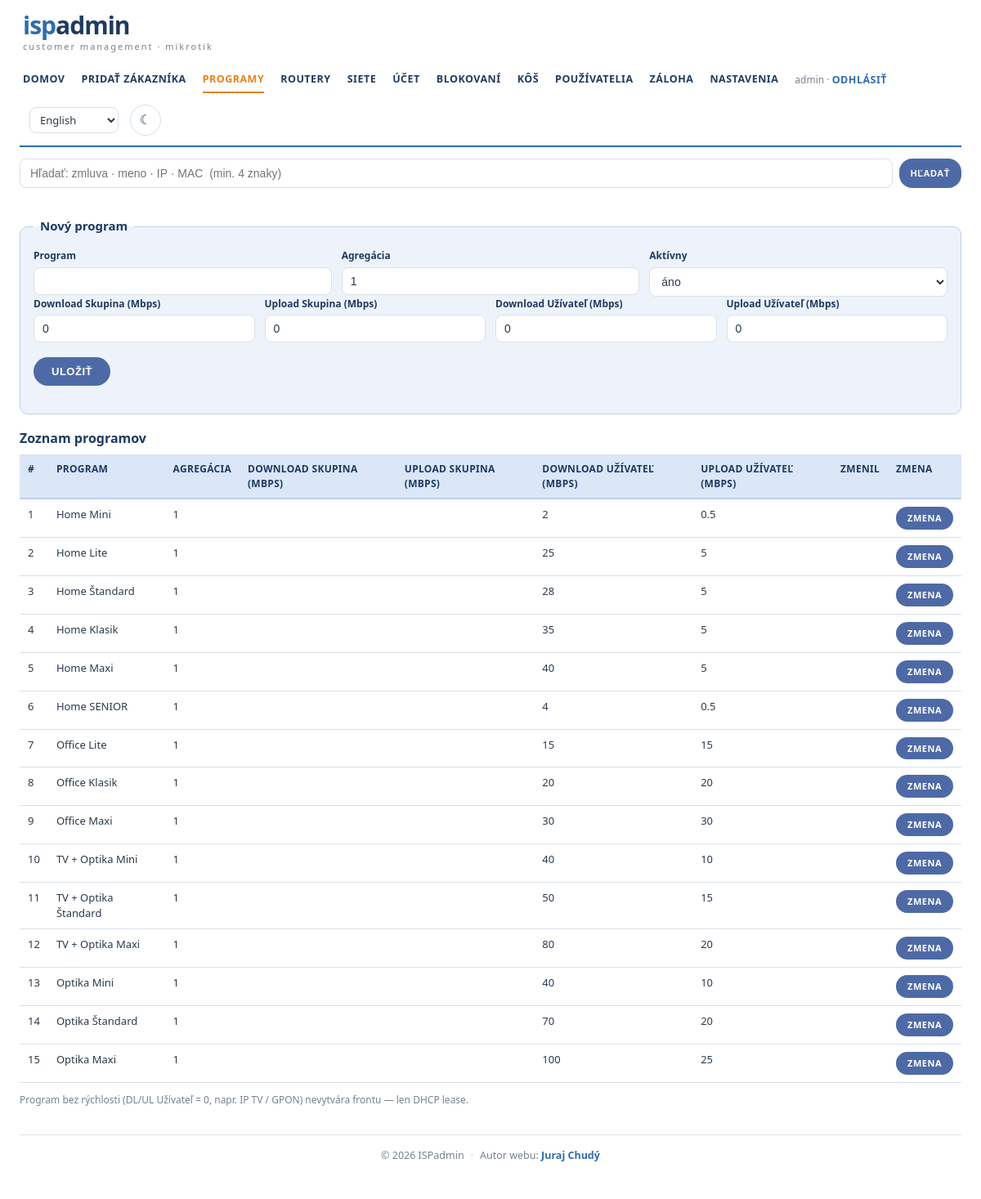
The app's page /programs.php (signed in), older data.
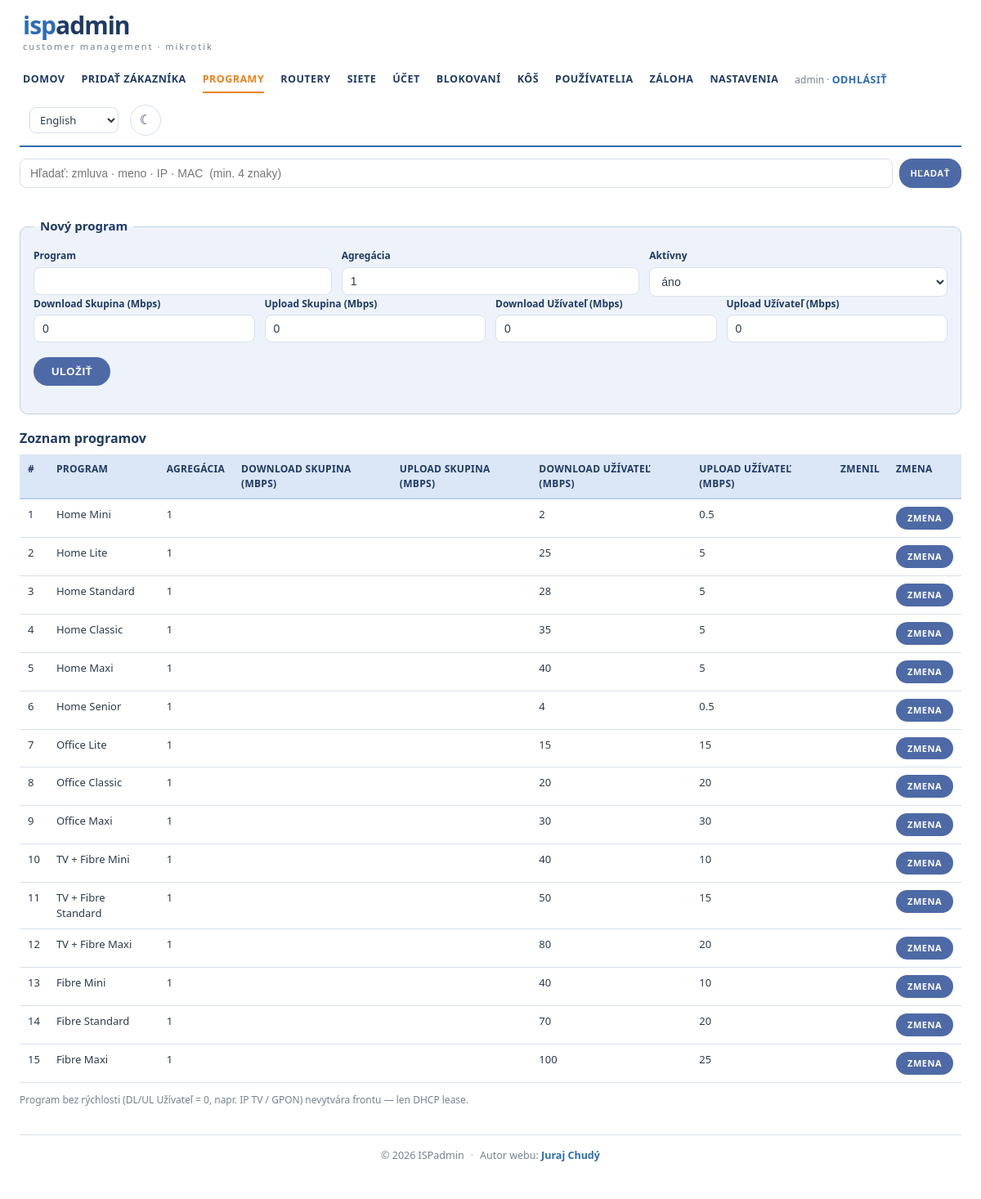
The same page, newer data.
### tables this page shows
CREATE TABLE programs (
  id INT AUTO_INCREMENT PRIMARY KEY,
  name VARCHAR(128) NOT NULL,
  aggregation INT NOT NULL DEFAULT 1,
  dl_group INT NOT NULL DEFAULT 0,
  ul_group INT NOT NULL DEFAULT 0,
  dl_user INT NOT NULL DEFAULT 0,
  ul_user INT NOT NULL DEFAULT 0,
  active TINYINT NOT NULL DEFAULT 1,
  updated_at DATETIME NULL,
  updated_by VARCHAR(64) NULL
);

### lib/auth.php (called while the page is built, shortened)
<?php
require_once __DIR__ . '/lang.php';
function current_user(): ?string
{
    return $_SESSION['user'] ?? null;
}
function h(?string $s): string
{
    return htmlspecialchars((string)$s, ENT_QUOTES, 'UTF-8');
}

### public/programs.php (the view, shortened to what this page needs)
<?php
require_once __DIR__ . '/../lib/layout.php';
$pdo = db();
function mbps($kbit): string
{
    $m = (float)$kbit / 1024;
    $s = rtrim(rtrim(number_format($m, 3, '.', ''), '0'), '.');
    return $s === '' ? '0' : $s;
}
$e = ['id' => 0, 'name' => '', 'aggregation' => 1, 'dl_group' => 0, 'ul_group' => 0,
      'dl_user' => 0, 'ul_user' => 0, 'active' => 1];
$list = $pdo->query('SELECT * FROM programs ORDER BY id')->fetchAll();
layout_header('programs.php');
?>
<fieldset class="panel">
  <legend><?= $e['id'] ? t('Upraviť program #%d', (int)$e['id']) : t('Nový program') ?></legend>
  <form method="post" action="programs.php">
    <div class="grid g3">
      <div class="cell"><label><?= t('Program') ?></label><input name="name" value="<?= h($e['name']) ?>"></div>
      <div class="cell"><label><?= t('Agregácia') ?></label><input type="number" name="aggregation" value="<?= (int)$e['aggregation'] ?>"></div>
      <div class="cell"><label><?= t('Aktívny') ?></label>
        <select name="active"><option value="1"<?= $e['active'] ? ' selected' : '' ?>><?= t('áno') ?></option>
        <option value="0"<?= $e['active'] ? '' : ' selected' ?>><?= t('nie') ?></option></select>
      </div>
    </div>
    <div class="grid g4">
      <div class="cell"><label><?= t('Download Skupina (Mbps)') ?></label><input type="number" step="0.1" min="0" name="dl_group" value="<?= mbps($e['dl_group']) ?>"></div>
      <div class="cell"><label><?= t('Upload Skupina (Mbps)') ?></label><input type="number" step="0.1" min="0" name="ul_group" value="<?= mbps($e['ul_group']) ?>"></div>
      <div class="cell"><label><?= t('Download Užívateľ (Mbps)') ?></label><input type="number" step="0.1" min="0" name="dl_user" value="<?= mbps($e['dl_user']) ?>"></div>
      <div class="cell"><label><?= t('Upload Užívateľ (Mbps)') ?></label><input type="number" step="0.1" min="0" name="ul_user" value="<?= mbps($e['ul_user']) ?>"></div>
    </div>
    <div class="btns">
      <button class="btn" type="submit"><?= t('Uložiť') ?></button>
    </div>
  </form>
</fieldset>
<div class="panel-title"><?= t('Zoznam programov') ?></div>
<table>
  <tr><th>#</th><th><?= t('Program') ?></th><th><?= t('Agregácia') ?></th><th><?= t('Download Skupina (Mbps)') ?></th><th><?= t('Upload Skupina (Mbps)') ?></th>
      <th><?= t('Download Užívateľ (Mbps)') ?></th><th><?= t('Upload Užívateľ (Mbps)') ?></th><th><?= t('Zmenil') ?></th><th><?= t('Zmena') ?></th></tr>
  <?php foreach ($list as $i => $p): ?>
  <tr<?= $p['active'] ? '' : ' style="opacity:.5"' ?>>
    <td><?= $i + 1 ?></td>
    <td><?= h($p['name']) ?></td>
    <td><?= $p['dl_user'] ? (int)$p['aggregation'] : '' ?></td>
    <td><?= $p['dl_group'] ? mbps($p['dl_group']) : '' ?></td>
    <td><?= $p['ul_group'] ? mbps($p['ul_group']) : '' ?></td>
    <td><?= $p['dl_user'] ? mbps($p['dl_user']) : '' ?></td>
    <td><?= $p['ul_user'] ? mbps($p['ul_user']) : '' ?></td>
    <td><?= h($p['updated_by']) ?><br><span class="muted"><?= h($p['updated_at']) ?></span></td>
    <td><a class="btn sm" href="programs.php?edit=<?= (int)$p['id'] ?>"><?= t('Zmena') ?></a></td>
  </tr>
  <?php endforeach; ?>
</table>
<p class="muted"><?= t('Program bez rýchlosti (DL/UL Užívateľ = 0, napr. IP TV / GPON) nevytvára frontu — len DHCP lease.') ?></p>
<?php layout_footer();

### lib/layout.php (shortened to what this page needs)
<?php
require_once __DIR__ . '/auth.php';
function layout_header(string $active = ''): void
{
    $cfg = require __DIR__ . '/../config.php';
    $user = current_user();
    $nav = [
        'index.php'     => t('Domov'),
        'customer.php'  => t('Pridať zákazníka'),
        'programs.php'  => t('Programy'),
        'routers.php'   => t('Routery'),
        'networks.php'  => t('Siete'),
        'ucet.php'      => t('Účet'),
    ];
    if (is_admin()) {
        $nav['blocked.php'] = t('Blokovaní');
        $nav['kos.php'] = t('Kôš');
        $nav['pouzivatelia.php'] = t('Používatelia');
        $nav['zaloha.php'] = t('Záloha');
        $nav['settings.php'] = t('Nastavenia');
    }
    ?><!DOCTYPE html>
<html lang="<?= h(lang_current()) ?>">
<head>
<link rel="stylesheet" href="assets/style.css">
</head>
<body>
<div class="wrap<?= $active !== 'index.php' ? ' page-form' : '' ?>">
  <header class="brand">
    <div class="brand-left">
      <a href="index.php" class="logo-link">
        <div class="logo"><span class="b1"><?= h($cfg['brand_pre']) ?></span><span class="b2"><?= h($cfg['brand_post']) ?></span></div>
        <div class="sub"><?= h($cfg['tagline']) ?></div>
      </a>
    </div>
    <?php if ($user): ?>
    <div class="brand-right">
    <nav class="topnav">
      <?php foreach ($nav as $href => $label): ?>
        <a href="<?= $href ?>" class="<?= $active === $href ? 'on' : '' ?>"><?= $label ?></a>
      <?php endforeach; ?>
      <span class="who"><?= h($user) ?> · <a href="logout.php"><?= h(t('Odhlásiť')) ?></a></span>
    </nav>
    <?php lang_selector('lang-select sm'); ?>
    <button type="button" class="theme-toggle" onclick="toggleTheme()" title="<?= h(t('Svetlý / tmavý režim')) ?>" aria-label="<?= h(t('Prepnúť tému')) ?>">☾</button>
    </div>
    <?php endif; ?>
  </header>
  <?php if ($user): ?>
  <form class="search" method="get" action="index.php">
    <input type="text" name="q" placeholder="<?= h(t('Hľadať: zmluva · meno · IP · MAC  (min. 4 znaky)')) ?>" value="<?= h($_GET['q'] ?? '') ?>">
    <button class="btn sm" type="submit"><?= h(t('Hľadať')) ?></button>
  </form>
  <?php endif; ?>
  <main>
<?php
}
function layout_footer(): void
{
    ?>
  </main>
  <footer class="sitefoot">
    <span>© <?= date('Y') ?> ISPadmin</span>
    <span class="foot-sep">·</span>
    <span><?= h(t('Autor webu:')) ?> <a href="https://jurajchudy.sk" target="_blank" rel="noopener">Juraj Chudý</a></span>
  </footer>
</div>
</body>
</html>
<?php
}

### lib/lang.php (shortened to what this page needs)
<?php
function lang_current(): string
{
    static $lang = null;
    if ($lang !== null) return $lang;
    $get = (string)($_GET['lang'] ?? '');
    $cookie = (string)($_COOKIE[LANG_COOKIE] ?? '');
    foreach (explode(',', (string)($_SERVER['HTTP_ACCEPT_LANGUAGE'] ?? '')) as $part) {
        $code = strtolower(substr(trim($part), 0, 2));
        if (isset(LANGS[$code])) return $lang = $code;
    }
    return $lang = 'sk';
}
function lang_dict(): array
{
    static $dict = null;
    if ($dict !== null) return $dict;
    $lang = lang_current();
    $load = static function (string $code): array {
        $f = __DIR__ . '/../lang/' . basename($code) . '.php';
        if (!is_file($f)) return [];
        $a = require $f;
        return is_array($a) ? $a : [];
    };
    $en  = $load('en');
    $cur = $lang === 'en' ? [] : $load($lang);
    return $dict = $cur + $en;
}
function t(string $s, ...$args): string
{
    $out = lang_dict()[$s] ?? $s;
    return $args ? vsprintf($out, $args) : $out;
}
function lang_selector(string $class = 'lang-select'): void
{
    $cur = lang_current();
    $qs = $_GET;
    unset($qs['lang']);
    $base = strtok((string)($_SERVER['REQUEST_URI'] ?? ''), '?');
    $extra = http_build_query($qs);
    $url = htmlspecialchars($base . '?' . ($extra !== '' ? $extra . '&' : '') . 'lang=', ENT_QUOTES);
    echo '<select class="' . htmlspecialchars($class, ENT_QUOTES) . '" onchange="location.href=\'' . $url . '\'+this.value" title="Language" aria-label="Language">';
    foreach (LANGS as $code => $name) {
        $sel = $code === $cur ? ' selected' : '';
        echo '<option value="' . $code . '"' . $sel . '>' . htmlspecialchars($name, ENT_QUOTES) . '</option>';
    }
    echo '</select>';
}

### public/assets/style.css (style rules this page uses)
:root { --radius:10px; --page-bg:#ffffff; --navy:#1f3a63; --blue:#2f6cb0; --link:#2f6cb0; --btn:#4e6aa6; --btn-d:#3d5688; --panel:#dbe6f7; --panel-line:#bcd0ec; --panel-soft:#eef3fb; --orange:#e8821e; --orange-d:#cf7115; --ink:#2b3a4a; --muted:#76828f; --line:#d8e0ea; --red:#c0392b; --green:#2e8b57; --field-bg:#ffffff; --field-text:#2b3a4a; --field-border:#d8e0ea; --row-hover:#f7faff; --code-bg:#eef2f7; --shadow:0 10px 30px rgba(31,58,99,.08); }
* { box-sizing:border-box }
body { margin:0;background:var(--page-bg);color:var(--ink); font-family:"Segoe UI",Roboto,"Helvetica Neue",Arial,"Open Sans",sans-serif;font-size:14px;line-height:1.45; transition:background .2s,color .2s }
a { color:var(--link) }
.wrap { max-width:100%;margin:0 auto;padding:0 24px 40px }
.brand { display:flex;align-items:center;justify-content:space-between;gap:16px; flex-wrap:wrap;padding:16px 4px 12px;border-bottom:2px solid var(--blue) }
.brand-left .logo { font-size:30px;font-weight:800;letter-spacing:-1px;line-height:1 }
.logo .b1 { color:var(--blue) }
.logo .b2 { color:var(--navy) }
.brand-left .sub { color:var(--muted);font-size:11px;letter-spacing:2px;margin-top:3px;text-transform:lowercase }
.brand-right { display:flex;align-items:center;gap:14px;flex-wrap:wrap }
.topnav { display:flex;align-items:center;gap:20px;flex-wrap:wrap }
.topnav a { color:var(--navy);text-decoration:none;font-weight:700;text-transform:uppercase; font-size:12.5px;letter-spacing:.5px;padding:6px 0;border-bottom:2px solid transparent }
.topnav a.on { color:var(--orange);border-bottom-color:var(--orange) }
.topnav .who { color:var(--muted);font-weight:400;text-transform:none;font-size:12px }
.topnav .who a { color:var(--blue) }
.theme-toggle { width:38px;height:38px;border-radius:50%;border:1px solid var(--line); background:var(--field-bg);color:var(--navy);cursor:pointer;font-size:16px;line-height:1; display:inline-flex;align-items:center;justify-content:center }
.search { display:flex;gap:8px;margin:14px 0 }
.search input { flex:1;padding:9px 12px;border:1px solid var(--field-border);border-radius:8px;font-size:14px; background:var(--field-bg);color:var(--field-text) }
main { padding-top:6px }
.panel { background:var(--panel-soft);border:1px solid var(--panel-line);border-radius:var(--radius);margin:16px 0;padding:16px }
fieldset.panel { border:1px solid var(--panel-line) }
fieldset.panel legend { padding:0 8px;color:var(--navy);font-weight:800;font-size:15px }
.panel-title { font-weight:800;color:var(--navy);font-size:16px;margin:18px 0 8px }
.grid { display:grid;gap:12px }
.g3 { grid-template-columns:1fr 1fr 1fr }
.g4 { grid-template-columns:repeat(4,1fr) }
.cell { display:flex;flex-direction:column;gap:5px }
.cell label { font-weight:700;color:var(--navy);font-size:12px }
.cell input,.cell select,.inp { padding:8px 10px;border:1px solid var(--field-border);border-radius:8px; background:var(--field-bg);color:var(--field-text);font-size:14px;width:100% }
.btns { margin:18px 0;display:flex;gap:10px;flex-wrap:wrap;align-items:center }
.btn { display:inline-block;background:var(--btn);color:#fff;border:none;padding:10px 22px;border-radius:22px; cursor:pointer;text-decoration:none;font-size:13px;font-weight:700;text-transform:uppercase;letter-spacing:.5px; transition:background .15s }
.btn.sm { padding:6px 14px;font-size:11px;border-radius:16px }
table { width:100%;border-collapse:collapse;font-size:13px;margin-top:6px }
th,td { padding:9px 10px;text-align:left;vertical-align:top;border-bottom:1px solid var(--line) }
th { background:var(--panel);color:var(--navy);font-weight:700;font-size:12px;text-transform:uppercase; letter-spacing:.3px;border-bottom:2px solid var(--panel-line) }
.muted { color:var(--muted);font-size:12px }
.logo-link { text-decoration:none;display:inline-block }
.sitefoot { margin-top:34px;padding:16px 4px;border-top:1px solid var(--line); color:var(--muted);font-size:12.5px;text-align:center;display:flex; gap:8px;justify-content:center;flex-wrap:wrap }
.sitefoot a { color:var(--blue);text-decoration:none;font-weight:600 }
.sitefoot .foot-sep { opacity:.5 }
.page-form .search, .page-form main { max-width:1180px;margin-left:auto;margin-right:auto }
.lang-select { background:var(--card,#fff);color:var(--text,#2b3a4a);border:1px solid var(--border,#d8e0ea); border-radius:8px;padding:5px 8px;font:inherit;font-size:13px;cursor:pointer }
.lang-select.sm { margin-left:8px }

Row changes from the older to the newer data that the page shows:
changed programs: name "Home Štandard" → "Home Standard"
changed programs: name "Home Klasik" → "Home Classic"
changed programs: name "Home SENIOR" → "Home Senior"
changed programs: name "Office Klasik" → "Office Classic"
changed programs: name "TV + Optika Mini" → "TV + Fibre Mini"
changed programs: name "TV + Optika Štandard" → "TV + Fibre Standard"
changed programs: name "TV + Optika Maxi" → "TV + Fibre Maxi"
changed programs: name "Optika Mini" → "Fibre Mini"
changed programs: name "Optika Štandard" → "Fibre Standard"
changed programs: name "Optika Maxi" → "Fibre Maxi"
